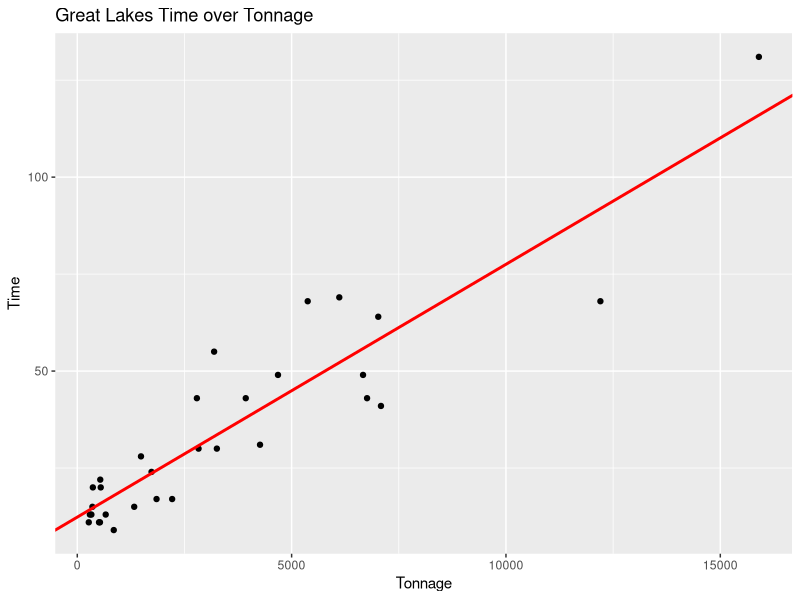
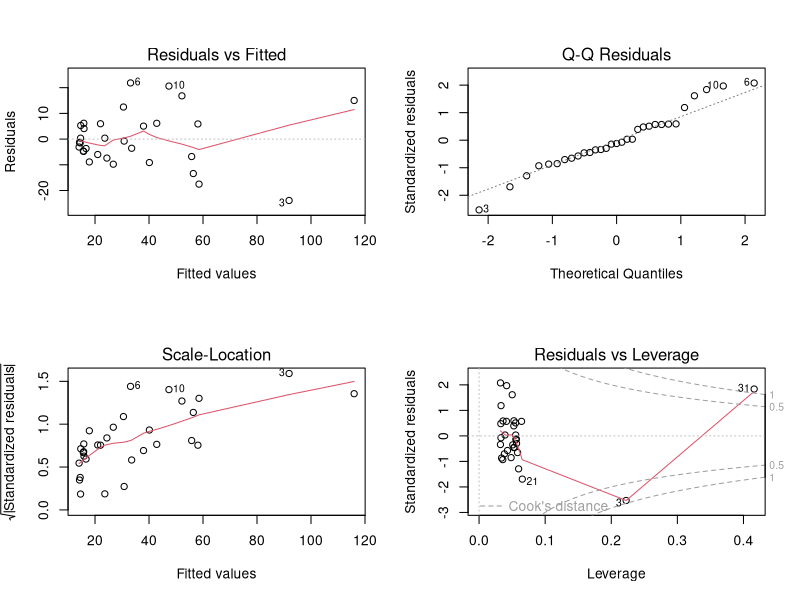
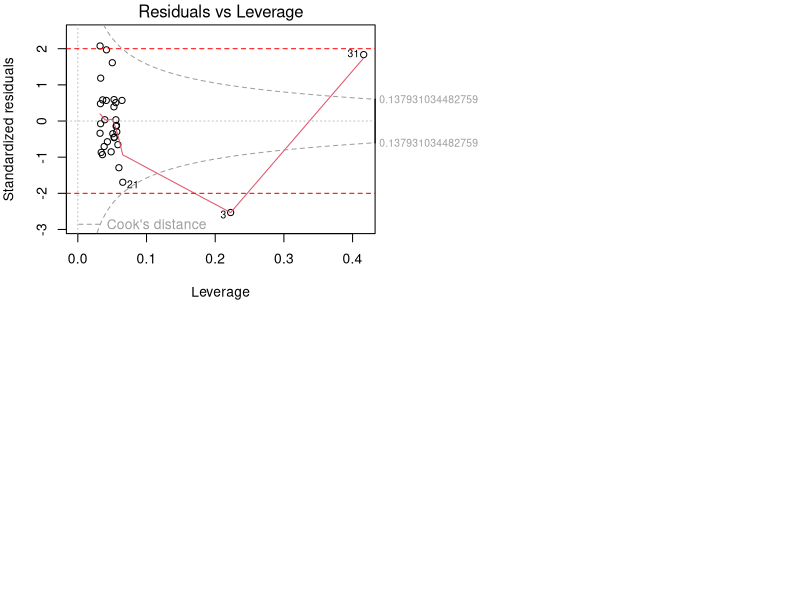
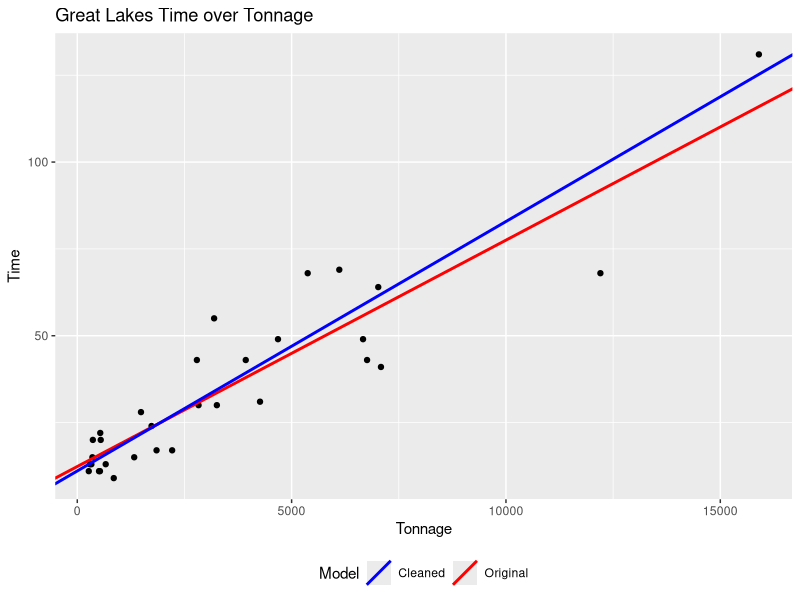
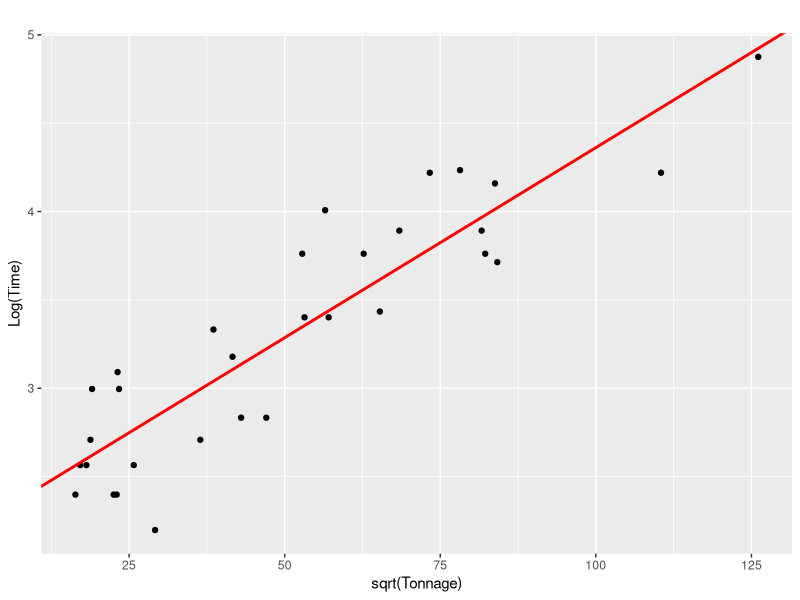
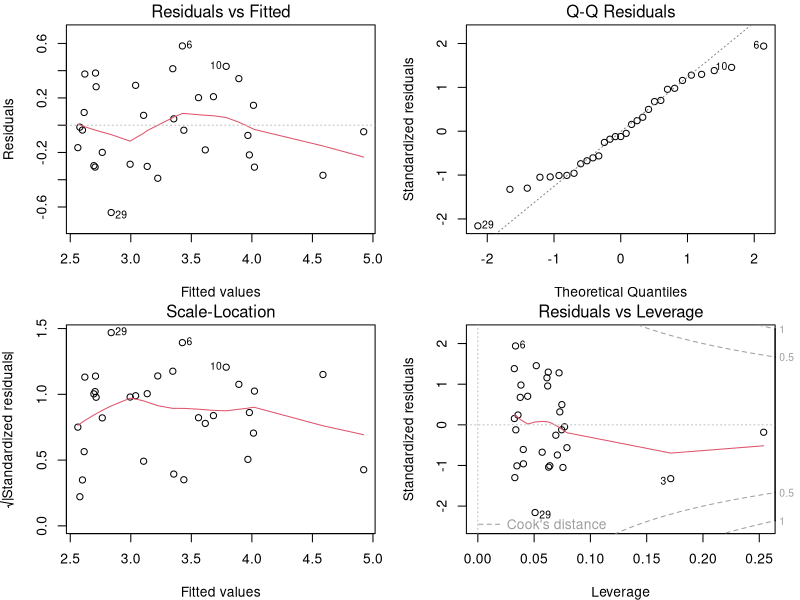

Reproduce these figures in R, in order.
## ---- chunk 1
knitr::opts_chunk$set(echo = TRUE)
## ---- chunk 2
    1 - pnorm(15, mean = 25, sd = 4)
## ---- chunk 3
    pnorm(35, mean = 25, sd = 4) - pnorm(20, mean = 25, sd = 4)
## ---- chunk 4
    qnorm(0.99, mean = 25, sd = 4)
## ---- chunk 5
    qnorm(0.05, mean = 25, sd = 4)
    qnorm(0.95, mean = 25, sd = 4)
## ---- chunk 6
    #No Disease
    mean1 <- 195.2745
    var1 <- 1303.9231
    n1 <- 51

    #Disease
    mean2 <- 216.1906
    var2 <- 1850.2488
    n2 <- 320
## ---- chunk 7
    #calculate t and df
    t_stat <- (mean1 - mean2)/sqrt(var1/n1 + var2/n2)
    df <- (var1/n1 + var2/n2)^2 / ((var1/n1)^2/(n1-1) + (var2/n2)^2/(n2-1))

    #calculate P_val
    p_val <- 2 * pt(-abs(t_stat), df)
## ---- chunk 8
    # Calculate the mean difference
    mean_diff <- mean1 - mean2

    # Calculate the standard error of the difference
    se_diff <- sqrt(var1/n1 + var2/n2)

    # Find critical t-value for 99% confidence interval (two sided)
    t_crit <- qt(0.995, df)

    # Calculate the margin of error
    margin_error <- t_crit * se_diff

    # Calculate the confidence interval
    lower_ci <- mean_diff - margin_error
    upper_ci <- mean_diff + margin_error
## ---- chunk 9
    #read .txt file
    glakes <- read.table("glakes.txt", header = TRUE)
    summary(glakes)

    #create the linear model M_1
    glakes_lm_1 <- lm(Time~Tonnage, data = glakes)
## ---- chunk 10
    library(ggplot2)
    ggplot(data = glakes) + 
      geom_point(mapping = aes(x = Tonnage, y = Time)) +
      geom_abline(intercept = coef(glakes_lm_1)[1], slope = coef(glakes_lm_1)[2], color = "red", linewidth = 1) +
      theme(legend.position = "bottom") +
      labs(title = "Great Lakes Time over Tonnage",
           x = "Tonnage", 
           y = "Time")
## ---- chunk 11
    #model summary
    summary(glakes_lm_1)
## ---- chunk 12
    # diagnostics checing plots
    par(mfrow = c(2,2))
    plot(glakes_lm_1)
## ---- chunk 13
    par(mar = c(4, 4, 1.5, 1.5))
    plot(glakes_lm_1, which = 5, cook.levels = 4 / (nrow(glakes) - 2))
    abline(h = 2, col = "red", lty = 2)   # horizontal line at y = 2
    abline(h = -2, col = "red", lty = 2)  # horizontal line at y = -2
## ---- chunk 14
    glakes_clean <- glakes[-c(3), ]
    glakes_lm_1_clean <- lm(Time~Tonnage, data = glakes_clean)

    # Create a small data frame with model info
    lines_df <- data.frame(
      intercept = c(coef(glakes_lm_1)[1], coef(glakes_lm_1_clean)[1]),
      slope = c(coef(glakes_lm_1)[2], coef(glakes_lm_1_clean)[2]),
      Model = c("Original", "Cleaned")
    )

    ggplot(data = glakes) + 
      geom_point(mapping = aes(x = Tonnage, y = Time)) +
      geom_abline(data = lines_df, 
              mapping = aes(intercept = intercept, slope = slope, color = Model),
              linewidth = 1) +
      scale_color_manual(values = c("Original" = "red", "Cleaned" = "blue")) +
      theme(legend.position = "bottom") +
      labs(title = "Great Lakes Time over Tonnage",
       x = "Tonnage", 
       y = "Time",
       color = "Model")
## ---- chunk 15
    #model M_2 data transformations
    log_Time = log(glakes$Time)
    sqrt_Tonnage = sqrt(glakes$Tonnage)

    #linear regression model M_2
    glakes_lm_2 <- lm(log_Time~sqrt_Tonnage, data = glakes)
## ---- chunk 16
    #plot transformed M_2 model
    ggplot(data = glakes) + 
      geom_point(mapping = aes(x = sqrt_Tonnage, y = log_Time)) +
      geom_abline(intercept = coef(glakes_lm_2)[1], slope = coef(glakes_lm_2)[2], color = "red", linewidth = 1) +
      theme(legend.position = "bottom") +
      labs(title = "",
           x = "sqrt(Tonnage)", 
           y = "Log(Time)")
## ---- chunk 17
    #model summary
    summary(glakes_lm_2)
## ---- chunk 18
    # diagnostics checing plots
    par(mfrow = c(2,2))
    plot(glakes_lm_2)
## ---- chunk 19
        pt(11.27, 29, lower.tail=FALSE)
